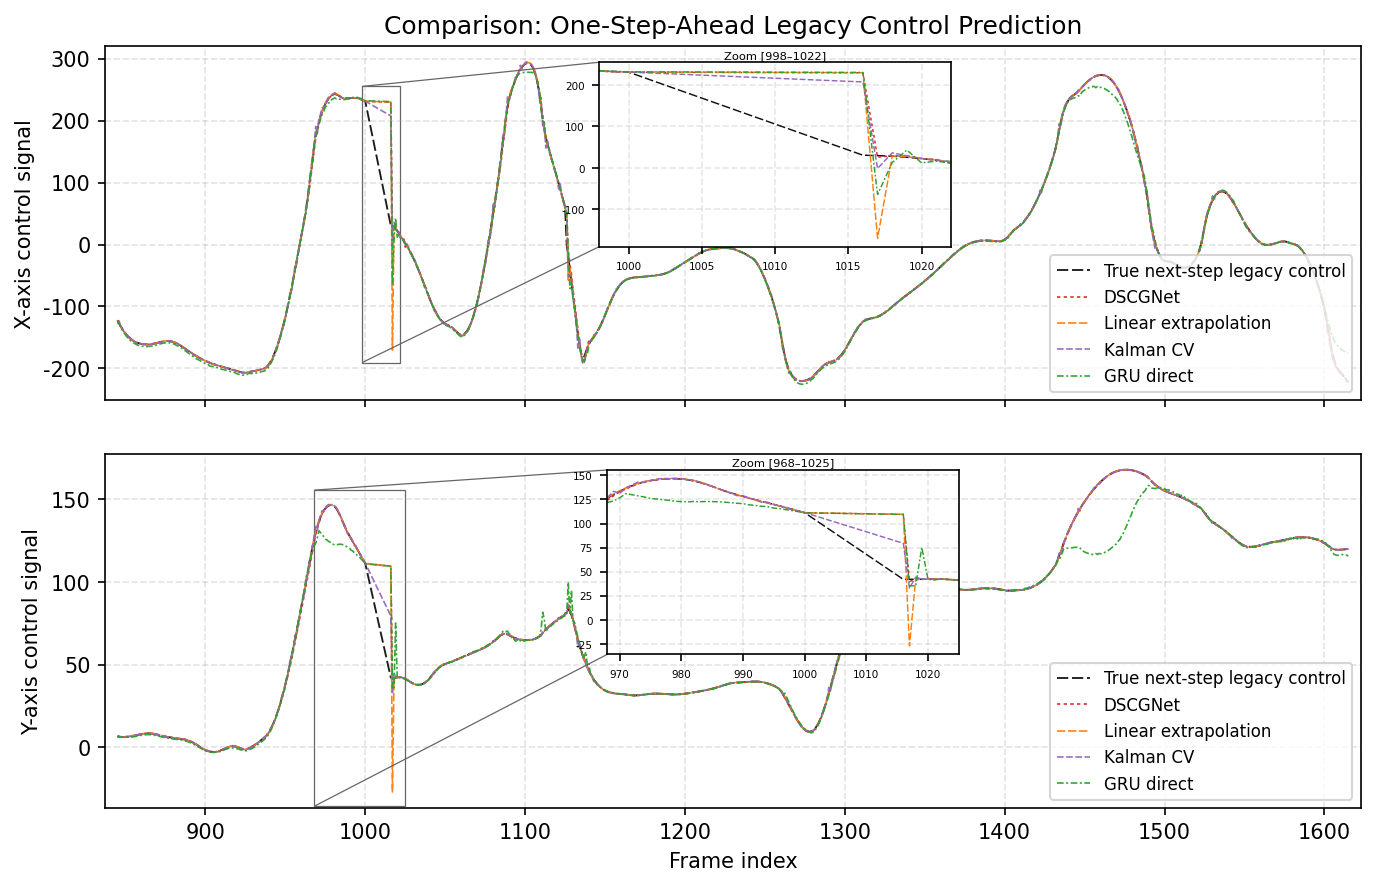

The script that saved this image:
"""
Interactive inset adjuster.
- Drag inset boxes to reposition them
- Ctrl+S to save the figure to plot_comparison_experiments.png
"""
import sys
from pathlib import Path
sys.path.insert(0, str(Path(__file__).parent))

import matplotlib
matplotlib.use("Agg" if "--save" in sys.argv else "TkAgg")
import matplotlib.pyplot as plt
import numpy as np
import pandas as pd
from mpl_toolkits.axes_grid1.inset_locator import mark_inset

from plot_comparison_experiments_2026_04_17 import (
    resolve_paths, setup_matplotlib,
    build_comparison_table, load_split_reference,
    tune_kalman_on_val, build_kalman_predictions,
    add_series,
)

ZOOM_X_START = 998
ZOOM_X_END   = 1022
ZOOM_Y_START = 968
ZOOM_Y_END   = 1025

OUTPUT_PNG = Path(__file__).parent / "interactive_inset.png"

COLS_X = [
    ("true_legacy_u_x", "#111111", (6, 2)),
    ("dscg_pred_x",     "#d62728", (2, 2)),
    ("linear_pred_x",   "#ff7f0e", (5, 1.6)),
    ("kalman_pred_x",   "#9467bd", (4, 1.5)),
    ("gru_pred_x",      "#2ca02c", (4, 1.5, 1.2, 1.5)),
]
COLS_Y = [
    ("true_legacy_u_y", "#111111", (6, 2)),
    ("dscg_pred_y",     "#d62728", (2, 2)),
    ("linear_pred_y",   "#ff7f0e", (5, 1.6)),
    ("kalman_pred_y",   "#9467bd", (4, 1.5)),
    ("gru_pred_y",      "#2ca02c", (4, 1.5, 1.2, 1.5)),
]


class DraggableInset:
    """Allow dragging an inset axes by clicking and dragging its background."""
    def __init__(self, axins):
        self.axins = axins
        self._press = None
        self.axins.patch.set_picker(True)
        self.axins.figure.canvas.mpl_connect("button_press_event", self._on_press)
        self.axins.figure.canvas.mpl_connect("button_release_event", self._on_release)
        self.axins.figure.canvas.mpl_connect("motion_notify_event", self._on_motion)
        self.axins.figure.canvas.mpl_connect("scroll_event", self._on_scroll)

    def _on_press(self, event):
        if event.inaxes != self.axins:
            return
        pos = self.axins.get_position()
        self._press = (event.x, event.y, pos.x0, pos.y0, pos.width, pos.height)

    def _on_release(self, event):
        self._press = None

    def _on_motion(self, event):
        if self._press is None:
            return
        fig = self.axins.figure
        fw, fh = fig.get_size_inches() * fig.dpi
        x0, y0, ax_x0, ax_y0, ax_w, ax_h = self._press
        dx = (event.x - x0) / fw
        dy = (event.y - y0) / fh
        self.axins.set_position([ax_x0 + dx, ax_y0 + dy, ax_w, ax_h])
        fig.canvas.draw_idle()

    def _on_scroll(self, event):
        if event.inaxes != self.axins:
            return
        pos = self.axins.get_position()
        scale = 0.9 if event.button == "up" else 1.1
        cx = pos.x0 + pos.width / 2
        cy = pos.y0 + pos.height / 2
        nw = pos.width * scale
        nh = pos.height * scale
        self.axins.set_position([cx - nw/2, cy - nh/2, nw, nh])
        self.axins.figure.canvas.draw_idle()


def build_inset(parent_ax, frames, segment_df, cols, zoom_start, zoom_end, pos):
    fig = parent_ax.get_figure()
    axins = fig.add_axes(pos)
    mask = (frames >= zoom_start) & (frames <= zoom_end)
    zf = frames[mask]
    for col, color, dashes in cols:
        vals = segment_df[col].to_numpy(dtype=np.float64)[mask]
        (line,) = axins.plot(zf, vals, color=color, linewidth=0.7, linestyle="--")
        line.set_dashes(dashes)
    axins.set_xlim(zoom_start, zoom_end)
    axins.tick_params(labelsize=5)
    axins.grid(True, linestyle="--", alpha=0.3)
    axins.set_title(f"Zoom [{zoom_start}–{zoom_end}]", fontsize=5.5, pad=2)
    mark_inset(parent_ax, axins, loc1=2, loc2=3, fc="none", ec="0.4", lw=0.6)
    return axins


def main():
    setup_matplotlib()
    paths = resolve_paths()
    raw_df = pd.read_csv(paths["raw_data_csv"]).reset_index(drop=True)
    split_ref = load_split_reference(paths["dscg_csv"])
    best_q, best_r, _ = tune_kalman_on_val(raw_df, split_ref)
    kalman_df = build_kalman_predictions(raw_df, q_scale=best_q, r_scale=best_r)
    segment_df = build_comparison_table(paths).merge(
        kalman_df, on="current_row_index", how="left", validate="one_to_one"
    )

    frames = segment_df["frame_id"].to_numpy(dtype=np.int64)
    true_x = segment_df["true_legacy_u_x"].to_numpy(dtype=np.float64)
    true_y = segment_df["true_legacy_u_y"].to_numpy(dtype=np.float64)

    fig, axes = plt.subplots(2, 1, figsize=(10.8, 6.6), sharex=True)
    fig.subplots_adjust(hspace=0.15)

    add_series(axes[0], frames, true_x, "True next-step legacy control", "#111111", (6, 2), linewidth=0.9)
    add_series(axes[0], frames, segment_df["dscg_pred_x"], "DSCGNet", "#d62728", (2, 2))
    add_series(axes[0], frames, segment_df["linear_pred_x"], "Linear extrapolation", "#ff7f0e", (5, 1.6))
    add_series(axes[0], frames, segment_df["kalman_pred_x"], "Kalman CV", "#9467bd", (4, 1.5))
    add_series(axes[0], frames, segment_df["gru_pred_x"], "GRU direct", "#2ca02c", (4, 1.5, 1.2, 1.5))
    axes[0].set_ylabel("X-axis control signal")
    axes[0].set_title("Comparison: One-Step-Ahead Legacy Control Prediction")
    axes[0].grid(True, linestyle="--", alpha=0.35)
    axes[0].legend(loc="lower right", fontsize=8, ncol=1)
    axes[0].margins(x=0.01)

    add_series(axes[1], frames, true_y, "True next-step legacy control", "#111111", (6, 2), linewidth=0.9)
    add_series(axes[1], frames, segment_df["dscg_pred_y"], "DSCGNet", "#d62728", (2, 2))
    add_series(axes[1], frames, segment_df["linear_pred_y"], "Linear extrapolation", "#ff7f0e", (5, 1.6))
    add_series(axes[1], frames, segment_df["kalman_pred_y"], "Kalman CV", "#9467bd", (4, 1.5))
    add_series(axes[1], frames, segment_df["gru_pred_y"], "GRU direct", "#2ca02c", (4, 1.5, 1.2, 1.5))
    axes[1].set_xlabel("Frame index")
    axes[1].set_ylabel("Y-axis control signal")
    axes[1].grid(True, linestyle="--", alpha=0.35)
    axes[1].legend(loc="lower right", fontsize=8, ncol=1)
    axes[1].margins(x=0.01)

    # build insets — initial positions in figure fraction
    p0 = axes[0].get_position()
    p1 = axes[1].get_position()
    axins0 = build_inset(axes[0], frames, segment_df, COLS_X,
                         ZOOM_X_START, ZOOM_X_END,
                         [p0.x0 + p0.width*0.02, p0.y0 + p0.height*0.38,
                          p0.width*0.28, p0.height*0.52])
    axins1 = build_inset(axes[1], frames, segment_df, COLS_Y,
                         ZOOM_Y_START, ZOOM_Y_END,
                         [p1.x0 + p1.width*0.02, p1.y0 + p1.height*0.38,
                          p1.width*0.28, p1.height*0.52])

    drag0 = DraggableInset(axins0)  # noqa: F841
    drag1 = DraggableInset(axins1)  # noqa: F841

    def on_key(event):
        if event.key == "ctrl+s":
            fig.savefig(str(OUTPUT_PNG), dpi=150, bbox_inches="tight")
            print(f"Saved: {OUTPUT_PNG}")

    fig.canvas.mpl_connect("key_press_event", on_key)
    if "--save" in sys.argv:
        fig.savefig(str(OUTPUT_PNG), dpi=150, bbox_inches="tight")
        print(f"Saved: {OUTPUT_PNG}")
        plt.close(fig)
        return
    #fig.suptitle("Drag inset to reposition  |  Scroll on inset to resize  |  Ctrl+S to save",
                 #fontsize=7, color="gray", y=0.995)
    plt.show()


if __name__ == "__main__":
    main()
